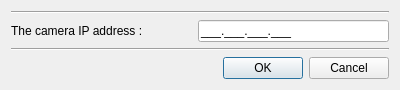
<?xml version="1.0" encoding="UTF-8"?>
<ui version="4.0">
 <class>SettingsDialog</class>
 <widget class="QDialog" name="SettingsDialog">
  <property name="geometry">
   <rect>
    <x>0</x>
    <y>0</y>
    <width>400</width>
    <height>87</height>
   </rect>
  </property>
  <property name="windowTitle">
   <string>Dialog</string>
  </property>
  <layout class="QVBoxLayout" name="verticalLayout">
   <item>
    <widget class="Line" name="line">
     <property name="orientation">
      <enum>Qt::Horizontal</enum>
     </property>
    </widget>
   </item>
   <item>
    <layout class="QFormLayout" name="formLayout">
     <property name="fieldGrowthPolicy">
      <enum>QFormLayout::ExpandingFieldsGrow</enum>
     </property>
     <item row="1" column="0">
      <widget class="QLabel" name="lIPAddress">
       <property name="text">
        <string>The camera IP address :               </string>
       </property>
      </widget>
     </item>
     <item row="1" column="1">
      <widget class="QLineEdit" name="leIPAddress">
       <property name="inputMask">
        <string>000.000.000.000;_</string>
       </property>
      </widget>
     </item>
    </layout>
   </item>
   <item>
    <widget class="Line" name="line_2">
     <property name="orientation">
      <enum>Qt::Horizontal</enum>
     </property>
    </widget>
   </item>
   <item>
    <widget class="QDialogButtonBox" name="buttonBox">
     <property name="orientation">
      <enum>Qt::Horizontal</enum>
     </property>
     <property name="standardButtons">
      <set>QDialogButtonBox::Cancel|QDialogButtonBox::Ok</set>
     </property>
    </widget>
   </item>
  </layout>
 </widget>
 <resources/>
 <connections>
  <connection>
   <sender>buttonBox</sender>
   <signal>accepted()</signal>
   <receiver>SettingsDialog</receiver>
   <slot>accept()</slot>
   <hints>
    <hint type="sourcelabel">
     <x>248</x>
     <y>254</y>
    </hint>
    <hint type="destinationlabel">
     <x>157</x>
     <y>274</y>
    </hint>
   </hints>
  </connection>
  <connection>
   <sender>buttonBox</sender>
   <signal>rejected()</signal>
   <receiver>SettingsDialog</receiver>
   <slot>reject()</slot>
   <hints>
    <hint type="sourcelabel">
     <x>316</x>
     <y>260</y>
    </hint>
    <hint type="destinationlabel">
     <x>286</x>
     <y>274</y>
    </hint>
   </hints>
  </connection>
 </connections>
</ui>
